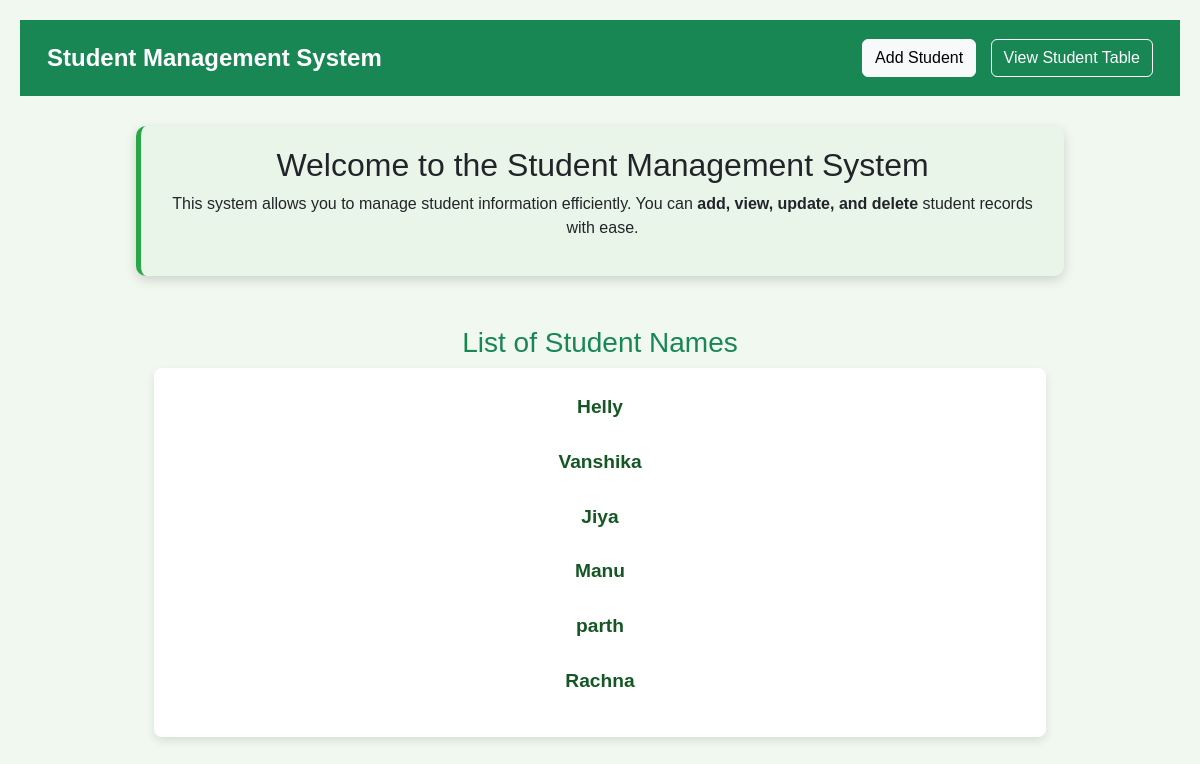
The page / on the database its author committed.
### students/models.py (models this page shows)
class Student(models.Model):
    Name = models.CharField(max_length=50)
    Email = models.EmailField(max_length=50)
    Roll_Number = models.CharField(max_length=50)
    Course = models.CharField(max_length=50)
    Semester = models.IntegerField()
    Batch = models.IntegerField()

### MyProject/views.py (the view)
# urls.py: 2. Add a URL to urlpatterns:  path('', views.home, name='home')
def home(request):
    data = Student.objects.all()
    namelist=[]
    for i in data:
        namelist.append(i.Name)
    stu={
        "names":namelist
    }
    return render(request,"index.html",stu)

### templates/index.html (shortened to what this page needs)
{% include "header.html" %}
    <div class="container mt-section">
        <h3 class="text-center text-success">List of Student Names</h3>
        <div class="student-list">
            {% for i in names %}
            <p class="student-name">{{ i }}</p>
            {% endfor %}
        </div>
    </div>
</body>
</html>

### rows shown on the page
Student: names "Helly"
Student: names "Vanshika"
Student: names "Jiya"
Student: names "Manu"
Student: names "parth"
Student: names "Rachna"
